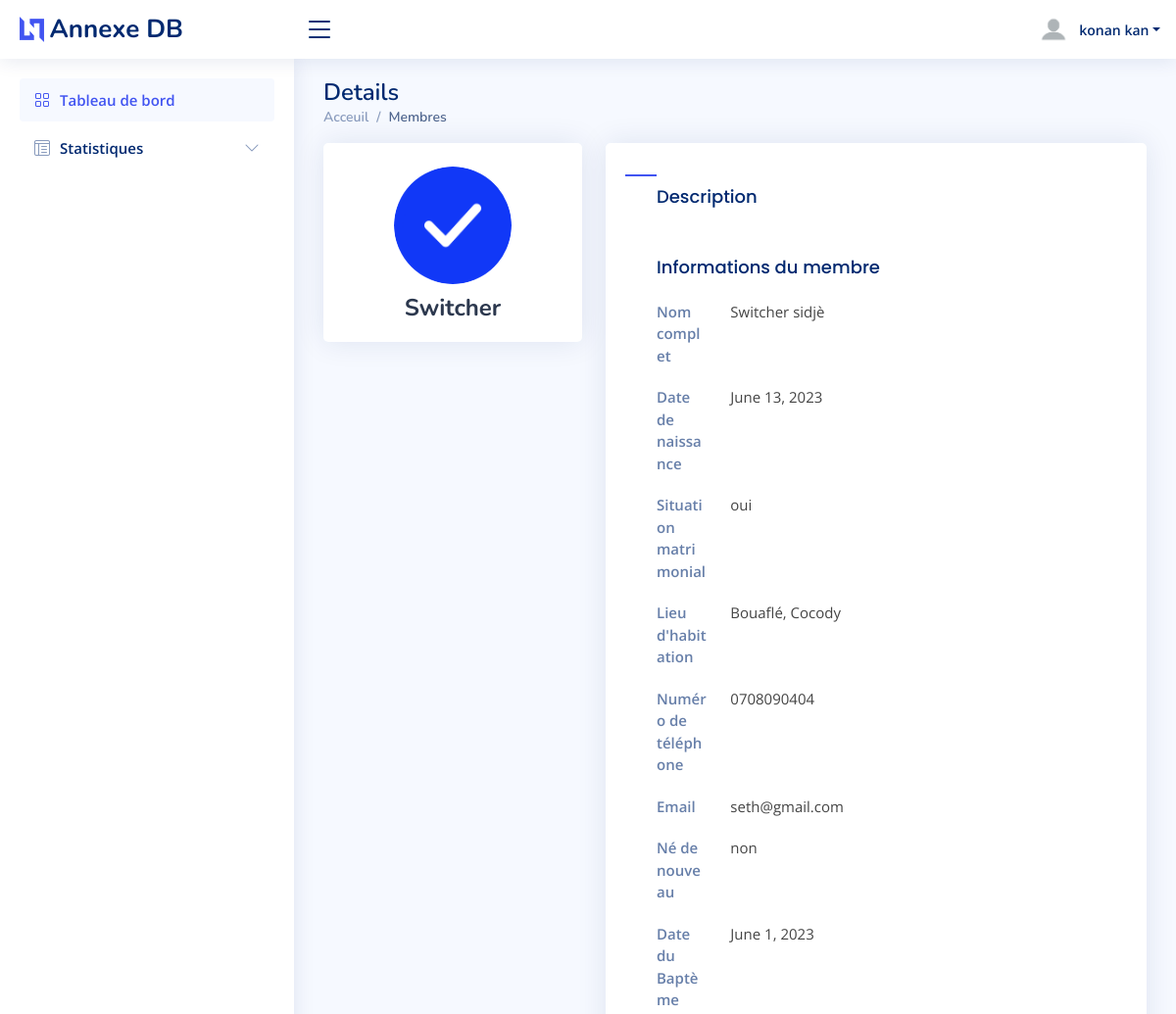
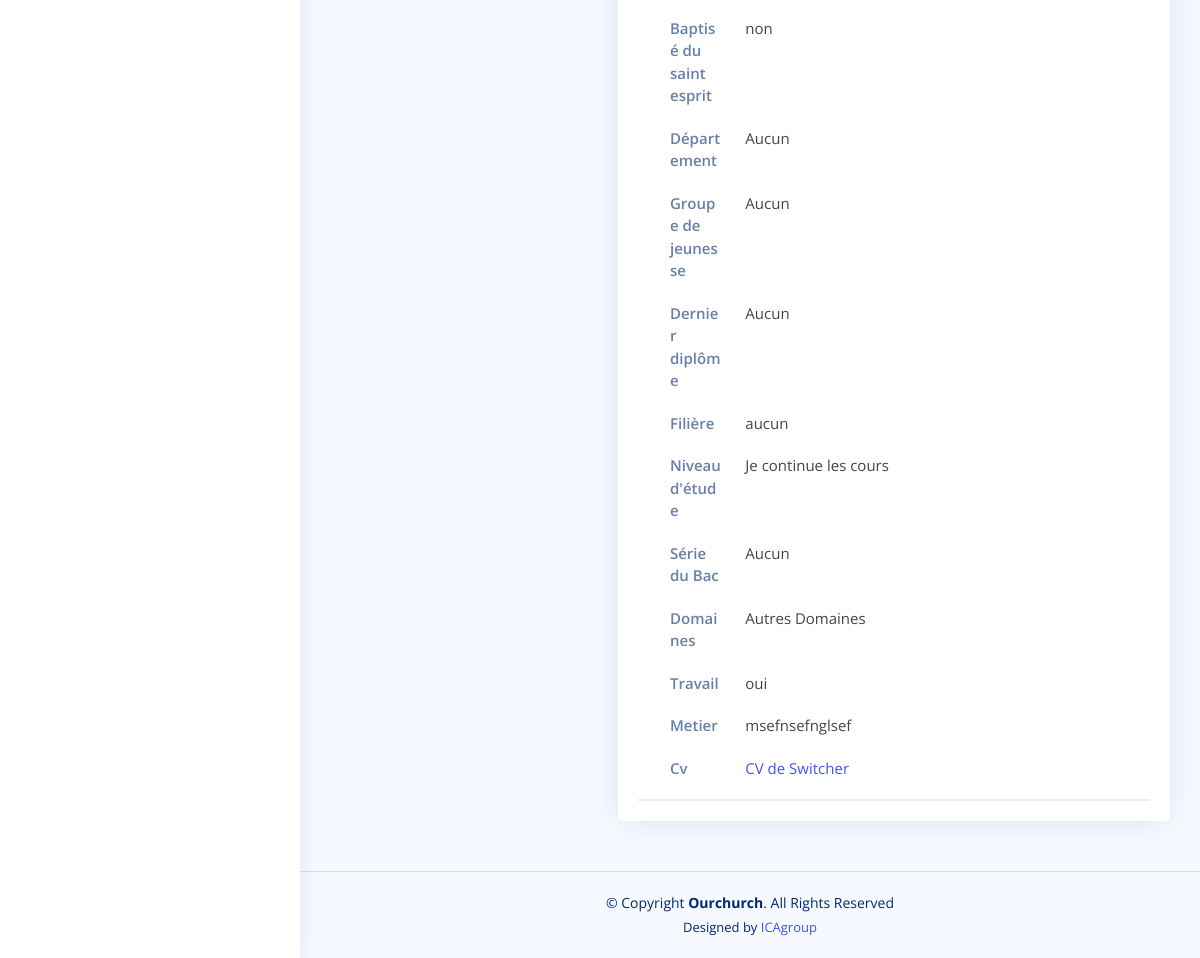
Page /comptes/9/ (signed in) on the committed database (2 pictures, top to bottom).
### formulaires/models.py (models this page shows, shortened)
class professionnal(models.Model):
    CHOIX = [
        ("oui","oui"),
        ("non","non")
    ]
    secteurs_activite = [
        ('agriculture', 'Agriculture'),
        ('telecommunications', 'Télécommunications'),
        ('petrole_gaz', 'Pétrole et gaz'),
        ('banque_finance', 'Banque et finance'),
        ('energie', 'Énergie'),
        ('tourisme', 'Tourisme'),
        ('commerce', 'Commerce'),
        ('construction_immobilier', 'Construction et immobilier'),
        ('manufacturier', 'Manufacturier'),
        ('services', 'Services'),
        ('transport_logistique', 'Transport et logistique'),
        ('technologie', 'Technologie de l\'information'),
        ('education', 'Éducation'),
        ('sante', 'Santé'),
        ('media', 'Média et communication'),
        ('mode', 'Mode et textile'),
        ('art_culture', 'Art et culture'),
        ('sport', 'Sport et loisirs'),
        ('restauration', 'Restauration'),
        ('automobile', 'Automobile'),
        ('environnement', 'Environnement'),
    ]
    person = models.ForeignKey(scolaire,null=True, on_delete=models.CASCADE)
    domaine = models.CharField(max_length=80, null=True, blank=True, choices=secteurs_activite)
    working = models.CharField(max_length=3,null=True, blank=True, choices=CHOIX)
    metier= models.CharField(max_length=80,null=True, blank=True)
    description = models.TextField(blank=True, default=None)
    cv = models.FileField(upload_to='PDF/CV/', null=True)
    image_de_profil = models.ImageField(upload_to='Pictures/profil', null=True)

class Person(models.Model):
    villes = [
        ("Abengourou", "Abengourou"),
        ("Abidjan", "Abidjan"),
        ("Aboisso", "Aboisso"),
        ("Adzopé", "Adzopé"),
        ("Agboville", "Agboville"),
        ("Akoupé", "Akoupé"),
        ("Anyama", "Anyama"),
        ("Bingerville", "Bingerville"),
        ("Bondoukou", "Bondoukou"),
        ("Bouaflé", "Bouaflé"),
        ("Bouaké", "Bouaké"),
        ("Boundiali", "Boundiali"),
        ("Dabou", "Dabou"),
        ("Daloa", "Daloa"),
        ("Daoukro", "Daoukro"),
        ("Dimbokro", "Dimbokro"),
        ("Divo", "Divo"),
        ("Ferkessédougou", "Ferkessédougou"),
        ("Gagnoa", "Gagnoa"),
        ("Grand-Bassam", "Grand-Bassam"),
        ("Guiglo", "Guiglo"),
        ("Issia", "Issia"),
        ("Katiola", "Katiola"),
        ("Korhogo", "Korhogo"),
        ("Lakota", "Lakota"),
        ("Man", "Man"),
        ("Odienné", "Odienné"),
        ("San-Pédro", "San-Pédro"),
        ("Sassandra", "Sassandra"),
        ("Séguéla", "Séguéla"),
        ("Soubré", "Soubré"),
        ("Tiassalé", "Tiassalé"),
        ("Toumodi", "Toumodi"),
        ("Yamoussoukro", "Yamoussoukro"),
        ("Zuénoula", "Zuénoula")
    ]
    communes = [
        ('abobo', 'Abobo'),
        ('adjame', 'Adjamé'),
        ('anyama', 'Anyama'),
        ('attecoube', 'Attécoubé'),
        ('bingerville', 'Bingerville'),
        ('cocody', 'Cocody'),
        ('koumassi', 'Koumassi'),
        ('marcory', 'Marcory'),
        ('plateau', 'Plateau'),
        ('port-bouet', 'Port-Bouët'),
        ('treichville', 'Treichville'),
        ('yopougon', 'Yopougon'),
    ]
    name = models.CharField(max_length=100)
    prenoms = models.CharField(max_length=100)
    email = models.EmailField(max_length=80)
    numero = models.CharField(max_length=14)
    date = models.DateField(null=True, default=None)
    location = models.CharField(max_length=100, blank=True, choices=villes)
    commune = models.CharField(max_length=100, blank=True, choices=communes)
    status = models.CharField(max_length=100)
    genre = models.CharField(max_length=10)

class spirit(models.Model):
    CHOIX = [
        ("oui","oui"),
        ("non","non")
    ]
    DEPARTEMENT = [
        ("ESTER","ESTHER"),
        ("EMMANUEL","EMMANUEL"),
        ("JOSUE","JOSUE"),
        ("OSE","OSE"),
    ]
    COMMIT = [
        ("ORDRE ET ACCEUIL", "ORDRE ET ACCEUIL"),
        ("COMMITE SOCIAL", "COMMITE SOCIAL")
    ]
    person = models.ForeignKey(Person,null=True, blank=True, on_delete=models.CASCADE)
    baptism_water = models.CharField(max_length=3, default=None, choices=CHOIX)
    date = models.DateField(null=True, blank=True)
    baptism_spirit = models.CharField(max_length=3, default=None, choices=CHOIX)
    community = models.CharField(max_length=16,null=True, blank=True, default=None, choices=COMMIT)
    jeunesse = models.CharField(max_length=8,null=True, blank=True, default=None, choices=DEPARTEMENT)

class scolaire(models.Model):
    LEVEL = [
        ("JE CONTINUE LES COURS","JE CONTINUE LES COURS"),
        ("CP1","CP1"),
        ("CP2","CP2"),
        ("CE1","CE1"),
        ("CE2","CE2"),
        ("CM1","CM1"),
        ("CM2","CM2"),
        ("SIXIEME","SIXIEME"),
        ("CINQUIEME","CINQUIEME"),
        ("QUATRIEME","QUATRIEME"),
        ("TROISIEME","TROISIEME"),
        ("SECOND","SECOND"),
        ("PREMIERE","PREMIERE"),
        ("TERMINAL","TERMINAL"),
        ("LICENCE 1","LICENCE 1"),
        ("LICENCE 2","LICENCE 2"),
        ("LICENCE 3","LICENCE 3"),
        ("MASTER 1","MASTER 1"),
        ("MASTER 2","MASTER 2"),
        ("DOCTORAT","DOCTORAT")
    ]
    DIPLOME = [
        ("CEPE","CEPE"),
        ("BEPEC","BEPEC"),
        ("BACCALAUREAT","BACCALAUREAT"),
        ("BTS","BTS"),
        ("LICENCE 3","LICENCE 3"),
        ("MASTER","MASTER"),
        ("DOCTORAT","DOCTORAT"),
        ("DUT","DUT"),
    ]
    TYPES = [
        ("A","A"),
        ("B","B"),
        ("C","C"),
        ("D","D"),
        ("E","E"),
        ("F","F"),
        ("G","G"),
    ]
    person = models.ForeignKey(spirit,null=True,default=None, on_delete=models.CASCADE)
    niveau = models.CharField(max_length=21,null=True, blank=True, choices=LEVEL)
    diplomes = models.CharField(max_length=12,null=True, blank=False, choices=DIPLOME)
    series = models.CharField(max_length=12,null=True, blank=True, choices=TYPES)
    filieres = models.CharField(max_length=36,null=True, blank=True)

### comptes/views.py (the view)
# urls.py: path('<int:person_id>/', views.details, name="details"),
def details(request, person_id):
    if not request.user.is_authenticated:
        return redirect('connexion')
    context = {
        'person': get_object_or_404(Person, pk=person_id),
        'spirit': get_object_or_404(spirit, pk=person_id),
        'scolaire': get_object_or_404(scolaire, pk=person_id),
        'professionnal': get_object_or_404(professionnal, pk=person_id),
    }
    return render(request, 'pages/details.html', context)

### comptes/templates/pages/details.html (shortened to what this page needs)
{% load static %}
{% include 'main/header/header.html' %}
<body>
    <header>
    {% include 'main/menu/menu.html' %}
    </header>
    <main id="main" class="main">
        <div class="pagetitle">
          <h1>Details</h1>
          <nav>
            <ol class="breadcrumb">
              <li class="breadcrumb-item"><a href="{% url 'index' %}">Acceuil</a></li>
              <li class="breadcrumb-item active">Membres</li>
            </ol>
          </nav>
        </div>
        <section class="section profile">
          <div class="row">
            <div class="col-xl-4">
              <div class="card">
                <div class="card-body profile-card pt-4 d-flex flex-column align-items-center">
                  <img src="/media/{{professionnal.image_de_profil}}" alt="Profile" class="rounded-circle">
                  <h2>{{person.name}}</h2>
                </div>
              </div>
            </div>
            <div class="col-xl-8">
              <div class="card">
                <div class="card-body pt-3">
                  <ul class="nav nav-tabs nav-tabs-bordered">
                    <li class="nav-item">
                      <button class="nav-link active" data-bs-toggle="tab" data-bs-target="#profile-overview"></button>
                    </li>
                  <div class="tab-content pt-2">
                    <div class="tab-pane fade show active profile-overview" id="profile-overview">
                      <h5 class="card-title">Description</h5>
                      <h5 class="card-title">Informations du membre</h5>
                      <div class="row">
                        <div class="col-lg-3 col-md-4 label ">Nom complet</div>
                        <div class="col-lg-9 col-md-8">{{person.name}} {{person.prenoms}}</div>
                      </div>
                      <div class="row">
                        <div class="col-lg-3 col-md-4 label ">Date de naissance</div>
                        <div class="col-lg-9 col-md-8">{{person.date}}</div>
                      </div>
                      <div class="row">
                        <div class="col-lg-3 col-md-4 label ">Situation matrimonial</div>
                        <div class="col-lg-9 col-md-8">{{person.status}}</div>
                      </div>
                      <div class="row">
                        <div class="col-lg-3 col-md-4 label">Lieu d'habitation</div>
                        <div class="col-lg-9 col-md-8">{{person.location}}, {{person.commune}}</div>
                      </div>
                      <div class="row">
                        <div class="col-lg-3 col-md-4 label">Numéro de téléphone</div>
                        <div class="col-lg-9 col-md-8">{{person.numero}}</div>
                      </div>
                      <div class="row">
                        <div class="col-lg-3 col-md-4 label">Email</div>
                        <div class="col-lg-9 col-md-8">{{person.email}}</div>
                      </div>
                      <div class="row">
                        <div class="col-lg-3 col-md-4 label">Né de nouveau</div>
                        <div class="col-lg-9 col-md-8">{{spirit.baptism_water}}</div>
                      </div>
                      <div class="row">
                        <div class="col-lg-3 col-md-4 label">Date du Baptème</div>
                        <div class="col-lg-9 col-md-8">{{spirit.date}} </div>
                      </div>
                      <div class="row">
                        <div class="col-lg-3 col-md-4 label">Baptisé du saint esprit</div>
                        <div class="col-lg-9 col-md-8">{{spirit.baptism_spirit}}</div>
                      </div>
                      <div class="row">
                        <div class="col-lg-3 col-md-4 label">Département</div>
                        <div class="col-lg-9 col-md-8">{{spirit.community}}</div>
                      </div>
                      <div class="row">
                        <div class="col-lg-3 col-md-4 label">Groupe de jeunesse</div>
                        <div class="col-lg-9 col-md-8">{{spirit.jeunesse}} </div>
                      </div>
                      <div class="row">
                        <div class="col-lg-3 col-md-4 label">Dernier diplôme</div>
                        <div class="col-lg-9 col-md-8">{{scolaire.diplomes}}</div>
                      </div>
                      <div class="row">
                        <div class="col-lg-3 col-md-4 label">Filière</div>
                        <div class="col-lg-9 col-md-8">{{scolaire.filieres}}</div>
                      </div>
                      <div class="row">
                        <div class="col-lg-3 col-md-4 label">Niveau d'étude</div>
                        <div class="col-lg-9 col-md-8">{{scolaire.niveau}} </div>
                      </div>
                      <div class="row">
                        <div class="col-lg-3 col-md-4 label">Série du Bac</div>
                        <div class="col-lg-9 col-md-8">{{scolaire.series}}</div>
                      </div>
                      <div class="row">
                        <div class="col-lg-3 col-md-4 label">Domaines</div>
                        <div class="col-lg-9 col-md-8">{{professionnal.domaine}}</div>
                      </div>
                      <div class="row">
                        <div class="col-lg-3 col-md-4 label">Travail</div>
                        <div class="col-lg-9 col-md-8">{{professionnal.working}} </div>
                      </div>
                      <div class="row">
                        <div class="col-lg-3 col-md-4 label">Metier</div>
                        <div class="col-lg-9 col-md-8">{{professionnal.metier}}</div>
                      </div>
                      <div class="row">
                        <div class="col-lg-3 col-md-4 label">Cv</div>
                        <div class="col-lg-9 col-md-8"><a href="/media/{{professionnal.cv}}" target="_blank" >CV de {{person.name}}</a></div>
                      </div>
                    </div>
                  </div>
                </div>
              </div>
            </div>
          </div>
        </section>
      </main>
    <footer>
        {% include 'main/footer/footer.html' %}
    </footer>
</body>

### comptes/templates/main/menu/menu.html (shortened to what this page needs)
{% load static %}
<header id="header" class="header fixed-top d-flex align-items-center">
  <div class="d-flex align-items-center justify-content-between">
    <a href="{% url 'index' %}" class="logo d-flex align-items-center">
      <img src="{% static 'assets/img/logo.png'%}" alt="">
      <span class="d-none d-lg-block">Annexe DB</span>
    </a>
    <i class="bi bi-list toggle-sidebar-btn"></i>
  </div>
  <nav class="header-nav ms-auto">
    <ul class="d-flex align-items-center">
      <li class="nav-item dropdown pe-3">
        <a class="nav-link nav-profile d-flex align-items-center pe-0" href="#" data-bs-toggle="dropdown">
          <img src="{% static 'assets/img/profil.png'%}" alt="Profile" class="rounded-circle">
          <span class="d-none d-md-block dropdown-toggle ps-2">{{user.last_name}}</span>
        </a>
      </li>
    </ul>
  </nav>
</header>
<aside id="sidebar" class="sidebar">
  <ul class="sidebar-nav" id="sidebar-nav">
    <li class="nav-item">
      <a class="nav-link " href="{% url 'index'%}">
        <i class="bi bi-grid"></i>
        <span>Tableau de bord</span>
      </a>
    </li>
    <li class="nav-item">
      <a class="nav-link collapsed" data-bs-target="#tables-nav" data-bs-toggle="collapse" href="#">
        <i class="bi bi-layout-text-window-reverse"></i><span>Statistiques</span><i class="bi bi-chevron-down ms-auto"></i>
      </a>
    </li>
  </ul>
</aside>

### rows in the picture
professionnal: image_de_profil (picture), domaine "Autres Domaines", working "oui", metier "msefnsefnglsef"
Person: name "Switcher", prenoms "sidjè", date "June 13, 2023", status "oui", location "Bouaflé", commune "Cocody", numero "0708090404", email "seth@gmail.com"
spirit: baptism_water "non", date "June 1, 2023", baptism_spirit "non", community "Aucun", jeunesse "Aucun"
scolaire: diplomes "Aucun", filieres "aucun", niveau "Je continue les cours", series "Aucun"

### other values in the picture
{{ user.last_name }} "konan kan"
